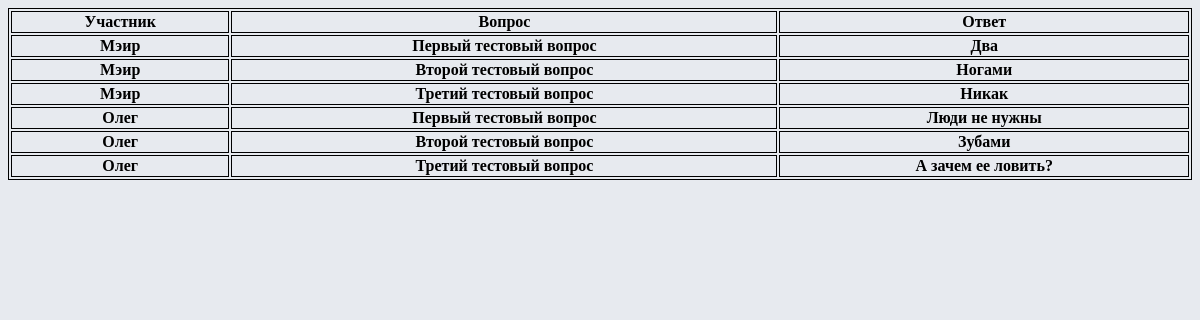
The app's page /results/ with its own data.
### event/models.py (models this page shows, shortened)
class Answers(models.Model):
    user = models.TextField(verbose_name="Пользователь")
    question_name = models.TextField(verbose_name="Номер вопроса")
    answer = models.TextField(verbose_name="Ответ на вопрос")
    sort_id = models.IntegerField(verbose_name="id for sort")
    class Meta:
        verbose_name = "Вопрос-ответ"
        verbose_name_plural = "Вопросы-ответы"

### event/views.py (the view)
# urls.py: path("results/", views.result, name="results"),
def result(request):
    q = Answers.objects.order_by('user', 'sort_id')
    context = {"model": q,}
    return render(request, "result.html", context)

### event/templates/result.html (shortened to what this page needs)
<!DOCTYPE html>
<html lang="en">
<head>
    {% load static %}
    <link rel="stylesheet" href="{% static 'style.css' %}">
</head>
<body>
    <table>
        <tr>
            <th>Участник</th>
            <th>Вопрос</th>
            <th>Ответ</th>
         </tr>
    {% for item in model%}
     <tr>
        <th>{{item.user}}</th>
        <th>{{item.question_name}}</th>
        <th>{{item.answer}}</th>
     </tr>
    {% endfor %}
    </table>
</body>
</html>

### event/static/style.css (style rules this page uses)
html { background: #E7EAEF; }
table, th, td { border: 1px solid black; }
table { width: 100%; }

### records on screen
Answers: user "Мэир", question_name "Первый тестовый вопрос", answer "Два"
Answers: user "Мэир", question_name "Второй тестовый вопрос", answer "Ногами"
Answers: user "Мэир", question_name "Третий тестовый вопрос", answer "Никак"
Answers: user "Олег", question_name "Первый тестовый вопрос", answer "Люди не нужны"
Answers: user "Олег", question_name "Второй тестовый вопрос", answer "Зубами"
Answers: user "Олег", question_name "Третий тестовый вопрос", answer "А зачем ее ловить?"
